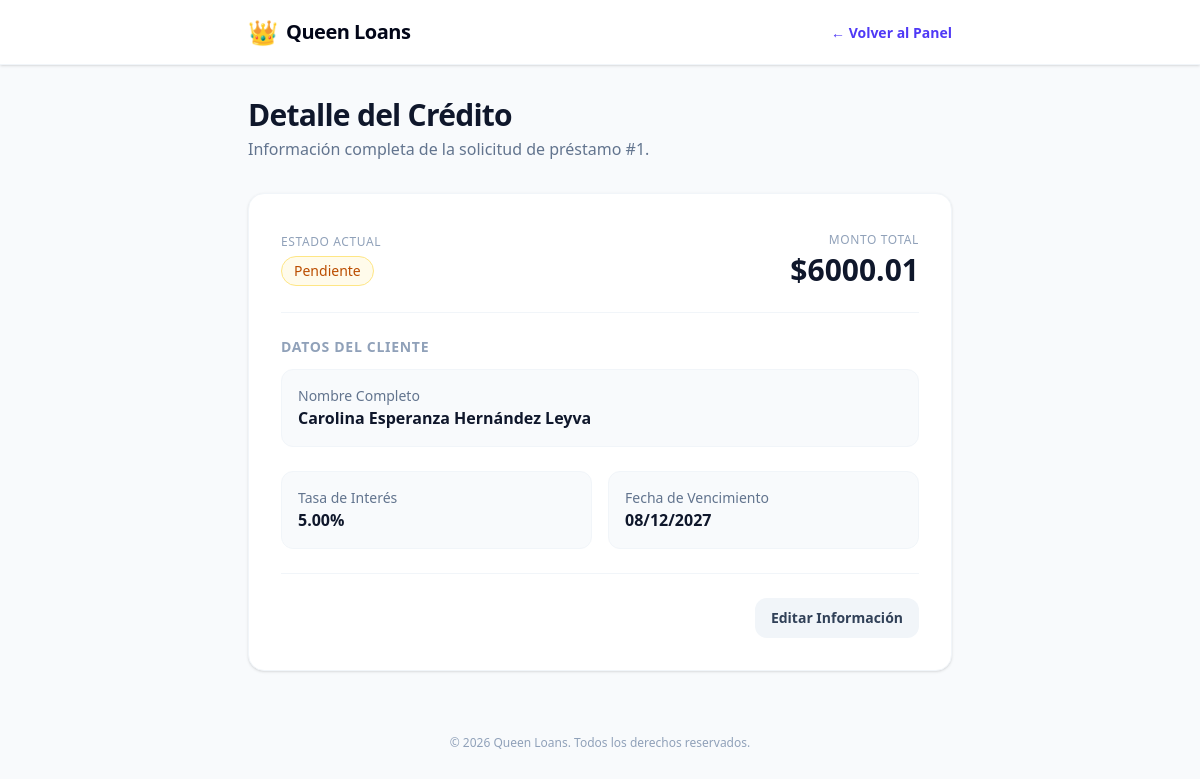
/1/, run on the app's committed database.
### loans/models.py (models this page shows, shortened)
class Prestamo(models.Model):
    cliente = models.ForeignKey(Cliente, on_delete=models.CASCADE, related_name="prestamos")
    categorias = models.ManyToManyField(Categoria, related_name="prestamos")
    monto = models.DecimalField(max_digits=10, decimal_places=2)
    tasa_interes = models.DecimalField(max_digits=5, decimal_places=2)
    fecha_inicio = models.DateField(default=timezone.now)
    fecha_vencimiento = models.DateField()
    estado = models.CharField(
        max_length=20,
        choices=[
            ("pendiente", "Pendiente"),
            ("pagado", "Pagado"),
            ("atrasado", "Atrasado"),
        ],
        default="pendiente"
    )

class Cliente(models.Model):
    nombre = models.CharField(max_length=100)
    apellido = models.CharField(max_length=100)
    email = models.EmailField(unique=True)
    telefono = models.CharField(max_length=15, blank=True, null=True)
    direccion = models.TextField(blank=True, null=True)
    fecha_registro = models.DateTimeField(default=timezone.now)
    fecha_nacimiento = models.DateField(null=True, blank=True)

### loans/views.py (the view)
# urls.py: path("<int:loan_id>/", views.loan_detail, name="loan_detail"),
def loan_detail(request, loan_id):
    prestamo = get_object_or_404(Prestamo, id=loan_id)
    return render(request, "loans/loan_detail.html", {"prestamo": prestamo})

### loans/templates/loans/loan_detail.html (shortened to what this page needs)
<!DOCTYPE html>
<html lang="es">
<head>
    <script src="https://cdn.jsdelivr.net/npm/@tailwindcss/browser@4"></script>
</head>
<body class="bg-slate-50 min-h-screen antialiased text-slate-800">
    <nav class="bg-white border-b border-slate-100 sticky top-0 z-50 shadow-sm">
        <div class="max-w-3xl mx-auto px-4 sm:px-6 lg:px-8">
            <div class="flex justify-between h-16 items-center">
                <div class="flex items-center gap-2">
                    <span class="text-2xl">👑</span>
                    <span class="text-xl font-black tracking-tight text-slate-950">Queen Loans</span>
                </div>
                <div>
                    <a href="/" class="text-sm font-semibold text-indigo-600 hover:text-indigo-700 transition-colors">
                        &larr; Volver al Panel
                    </a>
                </div>
            </div>
        </div>
    </nav>
    <main class="max-w-3xl mx-auto px-4 sm:px-6 lg:px-8 py-8">
        <div class="mb-8">
            <h1 class="text-3xl font-extrabold tracking-tight text-slate-900">Detalle del Crédito</h1>
            <p class="text-slate-500 mt-1">Información completa de la solicitud de préstamo #{{ prestamo.id }}.</p>
        </div>
        <div class="bg-white rounded-2xl border border-slate-100 shadow-sm overflow-hidden p-8 space-y-6">
            <div class="flex justify-between items-center pb-6 border-b border-slate-100">
                <div>
                    <span class="text-xs font-medium text-slate-400 uppercase tracking-wider">Estado Actual</span>
                    <div class="mt-1">
                        {% if prestamo.estado == 'pagado' %}
                            <span class="inline-flex items-center px-3 py-1 rounded-full text-sm font-medium bg-green-50 text-green-700 border border-green-200">Pagado</span>
                        {% elif prestamo.estado == 'atrasado' %}
                            <span class="inline-flex items-center px-3 py-1 rounded-full text-sm font-medium bg-red-50 text-red-700 border border-red-200">Atrasado</span>
                        {% else %}
                            <span class="inline-flex items-center px-3 py-1 rounded-full text-sm font-medium bg-amber-50 text-amber-700 border border-amber-200">Pendiente</span>
                        {% endif %}
                    </div>
                </div>
                <div class="text-right">
                    <span class="text-xs font-medium text-slate-400 uppercase tracking-wider">Monto Total</span>
                    <p class="text-3xl font-black text-slate-900 mt-0.5">${{ prestamo.monto }}</p>
                </div>
            </div>
            <div>
                <h3 class="text-sm font-bold text-slate-400 uppercase tracking-wider mb-3">Datos del Cliente</h3>
                <div class="bg-slate-50 rounded-xl p-4 border border-slate-100">
                    <p class="text-sm text-slate-500">Nombre Completo</p>
                    <p class="text-base font-semibold text-slate-900">{{ prestamo.cliente.nombre }} {{ prestamo.cliente.apellido }}</p>
                </div>
            </div>
            <div class="grid grid-cols-1 md:grid-cols-2 gap-4">
                <div class="bg-slate-50 rounded-xl p-4 border border-slate-100">
                    <p class="text-sm text-slate-500">Tasa de Interés</p>
                    <p class="text-base font-semibold text-slate-900">{{ prestamo.tasa_interes }}%</p>
                </div>
                <div class="bg-slate-50 rounded-xl p-4 border border-slate-100">
                    <p class="text-sm text-slate-500">Fecha de Vencimiento</p>
                    <p class="text-base font-semibold text-slate-900">{{ prestamo.fecha_vencimiento|date:"d/m/Y" }}</p>
                </div>
            </div>
            <div class="pt-6 border-t border-slate-100 flex justify-end gap-3">
                <a href="{% url 'Loans:loan_update' prestamo.id %}" class="px-4 py-2.5 bg-slate-100 hover:bg-slate-200 text-slate-700 text-sm font-semibold rounded-xl transition-all text-center">
                    Editar Información
                </a>
            </div>
        </div>
    </main>
    <footer class="max-w-3xl mx-auto px-4 text-center text-xs text-slate-400 py-8">
        &copy; 2026 Queen Loans. Todos los derechos reservados.
    </footer>
</body>
</html>

### data on the page
Prestamo: id "1", monto "6000.01", cliente.nombre "Carolina Esperanza", cliente.apellido "Hernández Leyva", tasa_interes "5.00", fecha_vencimiento "08/12/2027"
